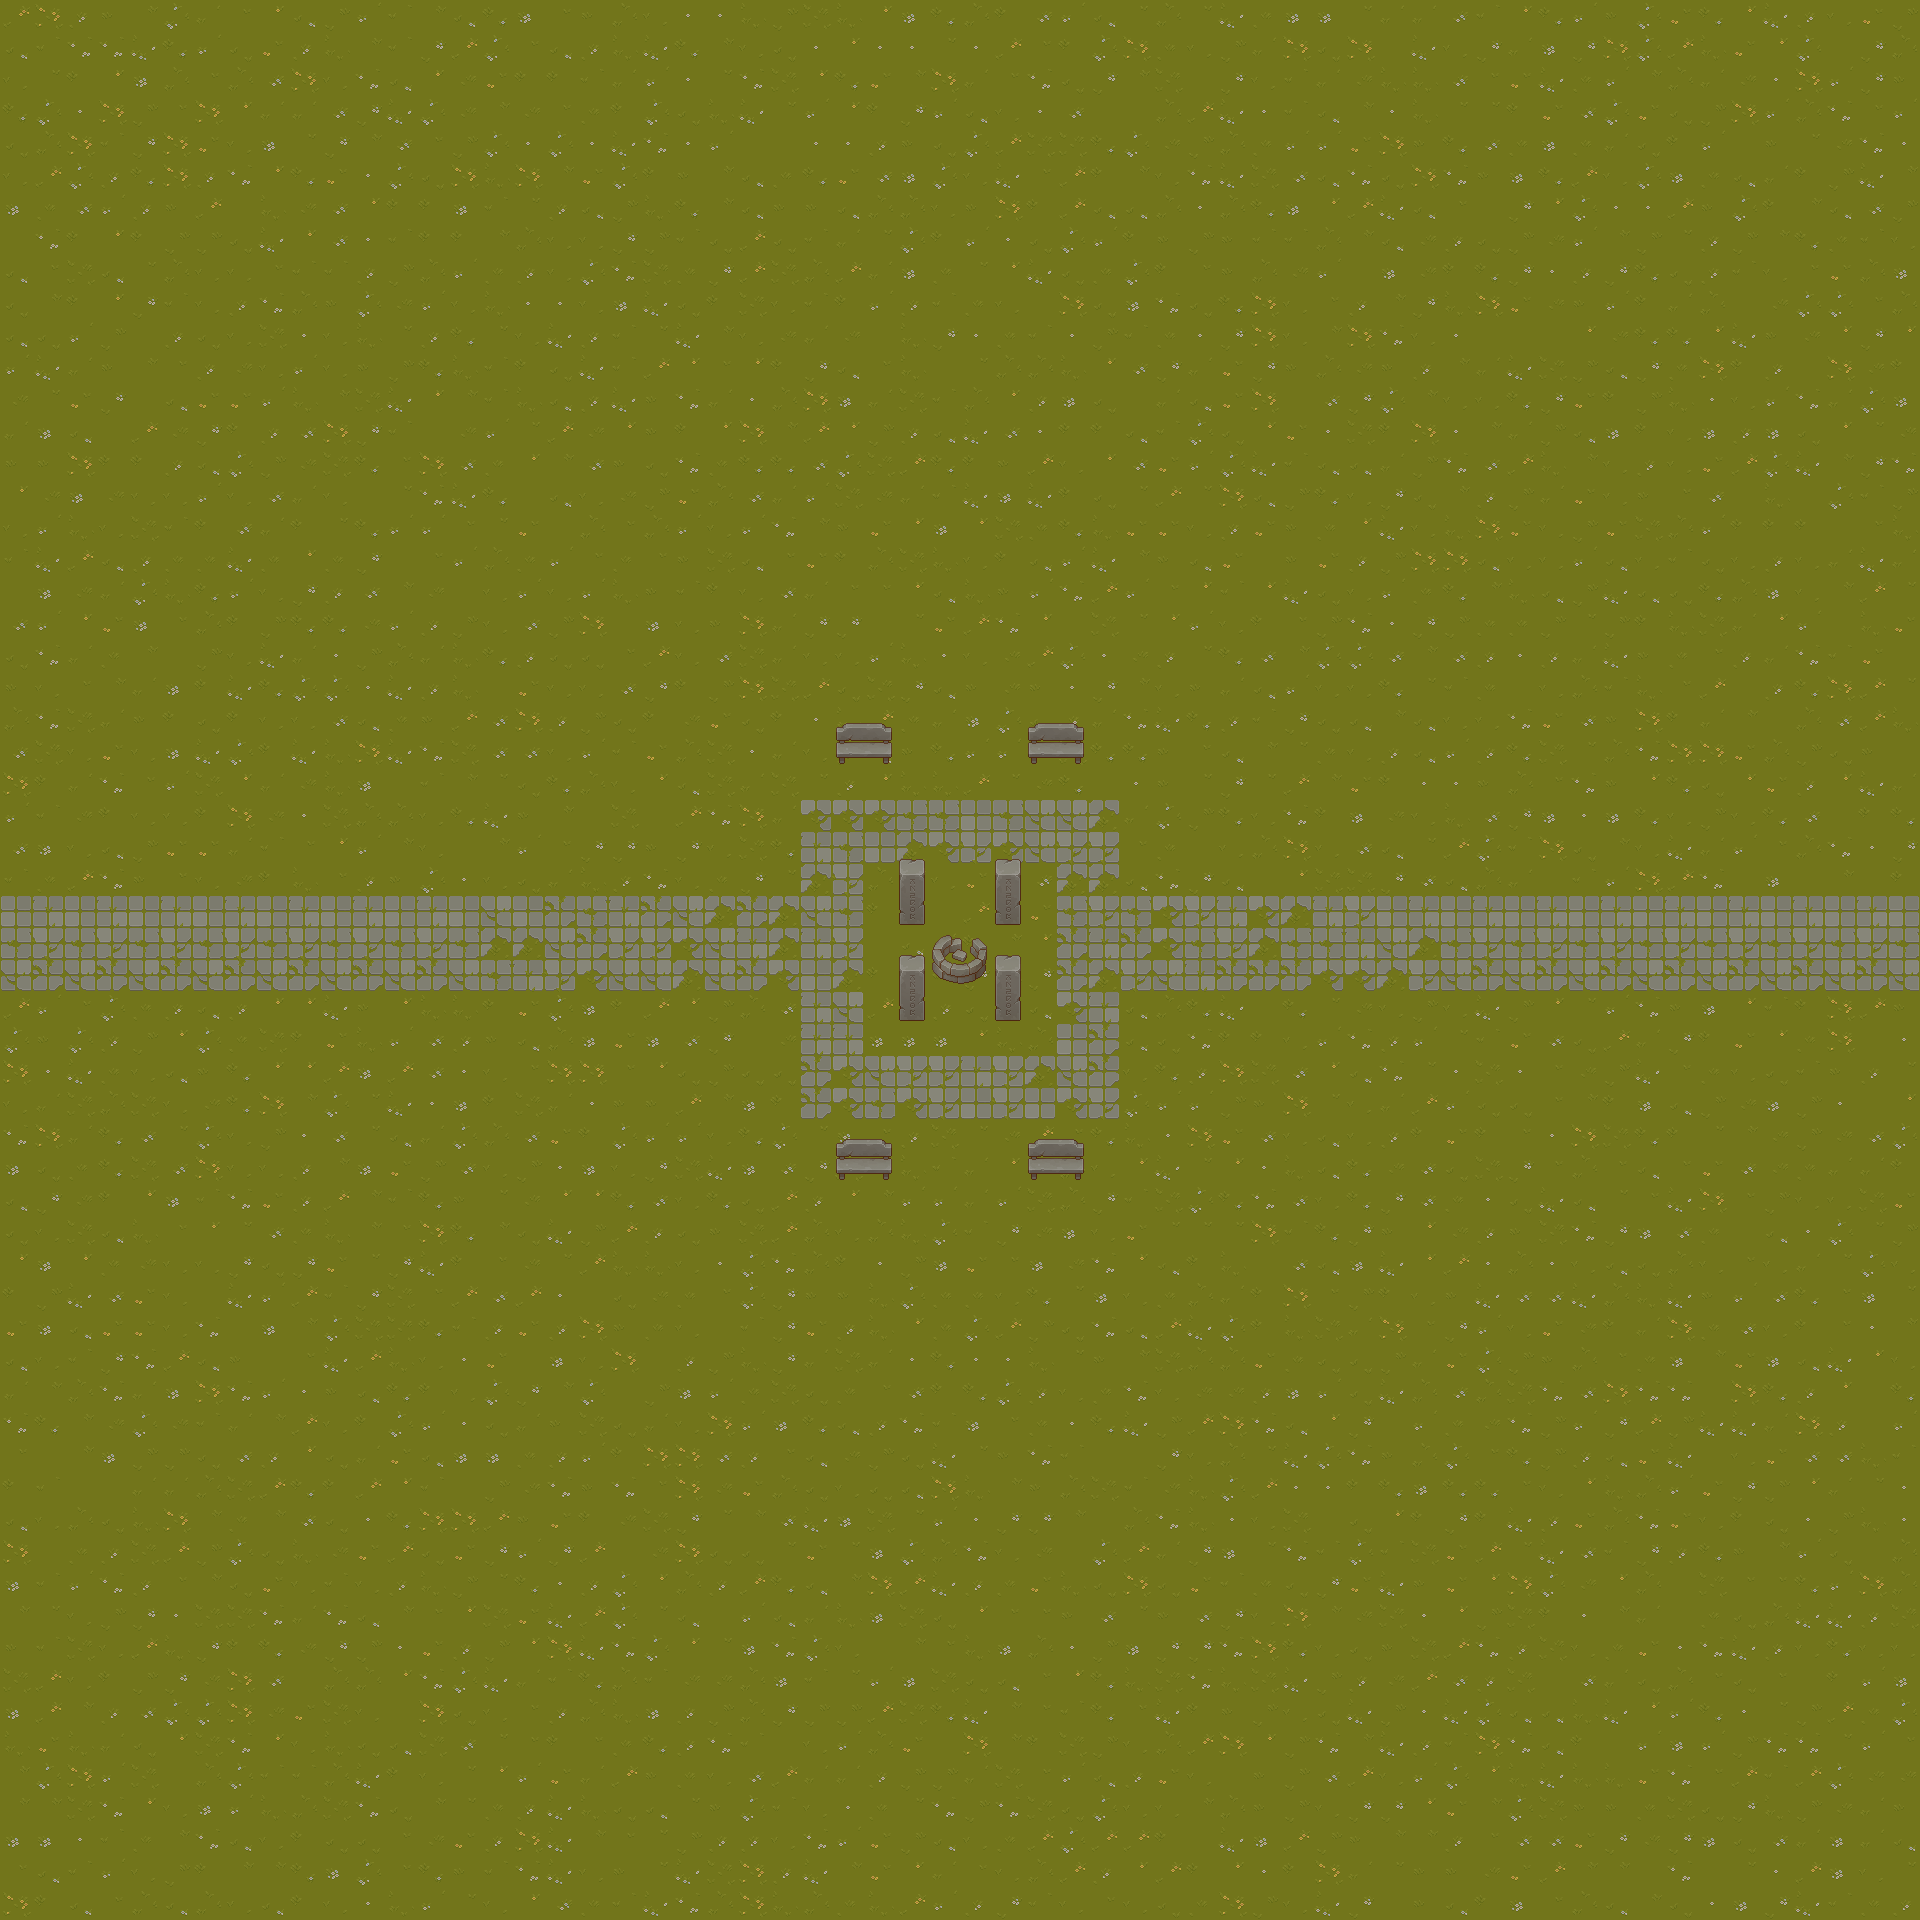

The image is a tile-based game level rendered from a .tmx file. Its description and source (layers, tilesets, objects; grid data summarised) follow:
An orthogonal 60x60 tile map with 32x32 px tiles, 2 tile layers (ground, props), 2 tilesets and 1 object (portal).

<map version="1.10" tiledversion="1.11.2" orientation="orthogonal" renderorder="right-down" width="60" height="60" tilewidth="32" tileheight="32" infinite="0" nextlayerid="4" nextobjectid="2">
 <editorsettings>
  <export target="../maps/test2.json" format="json" />
 </editorsettings>
 <tileset firstgid="1" name="tileset-grass" tilewidth="32" tileheight="32" tilecount="64" columns="8">
  <image source="../tilesets/tileset-grass.png" width="256" height="256" />
 </tileset>
 <tileset firstgid="65" name="props" tilewidth="32" tileheight="32" tilecount="256" columns="16">
  <image source="../tilesets/props.png" width="512" height="512" />
 </tileset>
 <layer id="1" name="ground" width="60" height="60">
  <data>[3600 cells, 3600 non-empty, 40 distinct tile ids]</data>
 </layer>
 <layer id="2" name="props" width="60" height="60">
  <data>[3600 cells, 32 non-empty, 11 distinct tile ids]</data>
 </layer>
 <objectgroup id="3" name="portals">
  <object id="1" name="portal" x="1888.21" y="896.153" width="31.9687" height="94.8747">
   <properties>
    <property name="target" value="FarmScene" />
   </properties>
  </object>
 </objectgroup>
</map>
